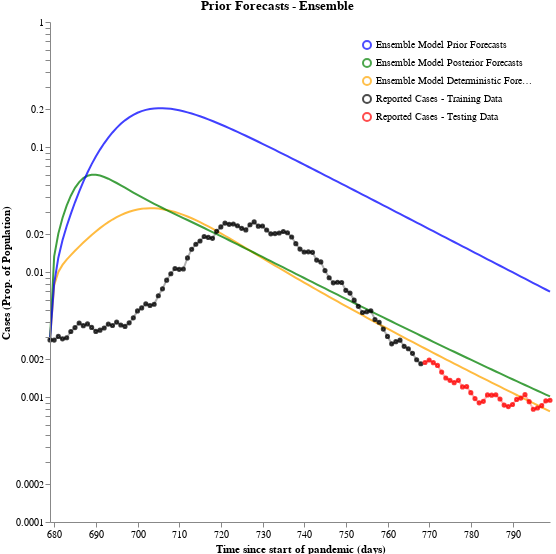

Notebook cell for this chart:
### Code cell
prior = (convert_to_output_format(ensemble_prior_forecasts, all_timepoints, time_unit="days")
            .set_index("timepoint_days")["Cases_sol"]
            .rename("Ensemble Model Prior Forecasts"))
posterior = (convert_to_output_format(ensemble_posterior_forecasts, all_timepoints, time_unit="days")
             .set_index("timepoint_days")["Cases_sol"]
             .rename("Ensemble Model Posterior Forecasts"))
deterministic = (convert_to_output_format(ensemble_deterministic_forecasts, all_timepoints, time_unit="days")
                 .set_index("timepoint_days")["Cases_sol"]
                 .rename("Ensemble Model Deterministic Forecasts"))

#HACK: The next 3 lines are only required because of duplicate index values coming out of convert_to_output
prior = prior[~prior.index.duplicated(keep='first')]
posterior = posterior[~posterior.index.duplicated(keep='first')]
deterministic = deterministic[~deterministic.index.duplicated(keep='first')]

dist_df = pd.concat([prior, posterior, deterministic], axis="columns")

train = pd.Series(train_cases, 
                  index=pd.Index(train_timepoints, name="timepoint_days"), 
                  name="Reported Cases - Training Data")
test = pd.Series(test_cases, 
                 index=pd.Index(test_timepoints, name="timepoint_days"), 
                 name="Reported Cases - Testing Data")
case_df = pd.concat([train, test], axis="columns")

colors = {"Ensemble Model Prior Forecasts": "blue",
          "Ensemble Model Posterior Forecasts": "green",
          "Ensemble Model Deterministic Forecasts": "orange",
          "Reported Cases - Training Data": "black",
          "Reported Cases - Testing Data": "red"}

schema = plot_trajectories("Prior Forecasts - Ensemble", 
                           dist_df,
                            points=case_df,
                            colors=colors
)
plots.save_schema(schema, "_schema.json")
plots.ipy_display(schema)

### Figure 1 — Vega specification as saved in the notebook (floating-point values rounded to 4 significant figures; data arrays with more than 128 entries replaced by an {"elided": "..."} marker saying what was removed)
{"$schema": "https://vega.github.io/schema/vega/v5.json", "axes": [{"name": "x_axis", "orient": "bottom", "scale": "xscale", "title": "Time since start of pandemic (days)", "zindex": 100}, {"name": "y_axis", "orient": "left", "scale": "yscale", "title": "Cases (Prop. of Population)", "zindex": 100}], "data": [{"name": "distributions", "values": {"elided": "363 records"}}, {"name": "traces", "transform": [{"expr": "isValid(datum.value)", "type": "filter"}], "values": []}, {"name": "points", "values": [{"sample_id": 0, "timepoint": 679, "trajectory": "Reported Cases - Training Data", "value": 0.00286}, {"sample_id": 0, "timepoint": 680, "trajectory": "Reported Cases - Training Data", "value": 0.002851}, {"sample_id": 0, "timepoint": 681, "trajectory": "Reported Cases - Training Data", "value": 0.003051}, {"sample_id": 0, "timepoint": 682, "trajectory": "Reported Cases - Training Data", "value": 0.002919}, {"sample_id": 0, "timepoint": 683, "trajectory": "Reported Cases - Training Data", "value": 0.002978}, {"sample_id": 0, "timepoint": 684, "trajectory": "Reported Cases - Training Data", "value": 0.00334}, {"sample_id": 0, "timepoint": 685, "trajectory": "Reported Cases - Training Data", "value": 0.003593}, {"sample_id": 0, "timepoint": 686, "trajectory": "Reported Cases - Training Data", "value": 0.003907}, {"sample_id": 0, "timepoint": 687, "trajectory": "Reported Cases - Training Data", "value": 0.003723}, {"sample_id": 0, "timepoint": 688, "trajectory": "Reported Cases - Training Data", "value": 0.003843}, {"sample_id": 0, "timepoint": 689, "trajectory": "Reported Cases - Training Data", "value": 0.003604}, {"sample_id": 0, "timepoint": 690, "trajectory": "Reported Cases - Training Data", "value": 0.003349}, {"sample_id": 0, "timepoint": 691, "trajectory": "Reported Cases - Training Data", "value": 0.003425}, {"sample_id": 0, "timepoint": 692, "trajectory": "Reported Cases - Training Data", "value": 0.003563}, {"sample_id": 0, "timepoint": 693, "trajectory": "Reported Cases - Training Data", "value": 0.003831}, {"sample_id": 0, "timepoint": 694, "trajectory": "Reported Cases - Training Data", "value": 0.003732}, {"sample_id": 0, "timepoint": 695, "trajectory": "Reported Cases - Training Data", "value": 0.003974}, {"sample_id": 0, "timepoint": 696, "trajectory": "Reported Cases - Training Data", "value": 0.00377}, {"sample_id": 0, "timepoint": 697, "trajectory": "Reported Cases - Training Data", "value": 0.00367}, {"sample_id": 0, "timepoint": 698, "trajectory": "Reported Cases - Training Data", "value": 0.003922}, {"sample_id": 0, "timepoint": 699, "trajectory": "Reported Cases - Training Data", "value": 0.004298}, {"sample_id": 0, "timepoint": 700, "trajectory": "Reported Cases - Training Data", "value": 0.004884}, {"sample_id": 0, "timepoint": 701, "trajectory": "Reported Cases - Training Data", "value": 0.005158}, {"sample_id": 0, "timepoint": 702, "trajectory": "Reported Cases - Training Data", "value": 0.005565}, {"sample_id": 0, "timepoint": 703, "trajectory": "Reported Cases - Training Data", "value": 0.005392}, {"sample_id": 0, "timepoint": 704, "trajectory": "Reported Cases - Training Data", "value": 0.005517}, {"sample_id": 0, "timepoint": 705, "trajectory": "Reported Cases - Training Data", "value": 0.006461}, {"sample_id": 0, "timepoint": 706, "trajectory": "Reported Cases - Training Data", "value": 0.007337}, {"sample_id": 0, "timepoint": 707, "trajectory": "Reported Cases - Training Data", "value": 0.008603}, {"sample_id": 0, "timepoint": 708, "trajectory": "Reported Cases - Training Data", "value": 0.009678}, {"sample_id": 0, "timepoint": 709, "trajectory": "Reported Cases - Training Data", "value": 0.01067}, {"sample_id": 0, "timepoint": 710, "trajectory": "Reported Cases - Training Data", "value": 0.0105}, {"sample_id": 0, "timepoint": 711, "trajectory": "Reported Cases - Training Data", "value": 0.01057}, {"sample_id": 0, "timepoint": 712, "trajectory": "Reported Cases - Training Data", "value": 0.01296}, {"sample_id": 0, "timepoint": 713, "trajectory": "Reported Cases - Training Data", "value": 0.0152}, {"sample_id": 0, "timepoint": 714, "trajectory": "Reported Cases - Training Data", "value": 0.01668}, {"sample_id": 0, "timepoint": 715, "trajectory": "Reported Cases - Training Data", "value": 0.0177}, {"sample_id": 0, "timepoint": 716, "trajectory": "Reported Cases - Training Data", "value": 0.01922}, {"sample_id": 0, "timepoint": 717, "trajectory": "Reported Cases - Training Data", "value": 0.01892}, {"sample_id": 0, "timepoint": 718, "trajectory": "Reported Cases - Training Data", "value": 0.0186}, {"sample_id": 0, "timepoint": 719, "trajectory": "Reported Cases - Training Data", "value": 0.02114}, {"sample_id": 0, "timepoint": 720, "trajectory": "Reported Cases - Training Data", "value": 0.02293}, {"sample_id": 0, "timepoint": 721, "trajectory": "Reported Cases - Training Data", "value": 0.02461}, {"sample_id": 0, "timepoint": 722, "trajectory": "Reported Cases - Training Data", "value": 0.02407}, {"sample_id": 0, "timepoint": 723, "trajectory": "Reported Cases - Training Data", "value": 0.02423}, {"sample_id": 0, "timepoint": 724, "trajectory": "Reported Cases - Training Data", "value": 0.02344}, {"sample_id": 0, "timepoint": 725, "trajectory": "Reported Cases - Training Data", "value": 0.02236}, {"sample_id": 0, "timepoint": 726, "trajectory": "Reported Cases - Training Data", "value": 0.02171}, {"sample_id": 0, "timepoint": 727, "trajectory": "Reported Cases - Training Data", "value": 0.02389}, {"sample_id": 0, "timepoint": 728, "trajectory": "Reported Cases - Training Data", "value": 0.02514}, {"sample_id": 0, "timepoint": 729, "trajectory": "Reported Cases - Training Data", "value": 0.02326}, {"sample_id": 0, "timepoint": 730, "trajectory": "Reported Cases - Training Data", "value": 0.02332}, {"sample_id": 0, "timepoint": 731, "trajectory": "Reported Cases - Training Data", "value": 0.02168}, {"sample_id": 0, "timepoint": 732, "trajectory": "Reported Cases - Training Data", "value": 0.02019}, {"sample_id": 0, "timepoint": 733, "trajectory": "Reported Cases - Training Data", "value": 0.02028}, {"sample_id": 0, "timepoint": 734, "trajectory": "Reported Cases - Training Data", "value": 0.02051}, {"sample_id": 0, "timepoint": 735, "trajectory": "Reported Cases - Training Data", "value": 0.02109}, {"sample_id": 0, "timepoint": 736, "trajectory": "Reported Cases - Training Data", "value": 0.02061}, {"sample_id": 0, "timepoint": 737, "trajectory": "Reported Cases - Training Data", "value": 0.01905}, {"sample_id": 0, "timepoint": 738, "trajectory": "Reported Cases - Training Data", "value": 0.01686}, {"sample_id": 0, "timepoint": 739, "trajectory": "Reported Cases - Training Data", "value": 0.01526}, {"sample_id": 0, "timepoint": 740, "trajectory": "Reported Cases - Training Data", "value": 0.01444}, {"sample_id": 0, "timepoint": 741, "trajectory": "Reported Cases - Training Data", "value": 0.01449}, {"sample_id": 0, "timepoint": 742, "trajectory": "Reported Cases - Training Data", "value": 0.01436}, {"sample_id": 0, "timepoint": 743, "trajectory": "Reported Cases - Training Data", "value": 0.01245}, {"sample_id": 0, "timepoint": 744, "trajectory": "Reported Cases - Training Data", "value": 0.01203}, {"sample_id": 0, "timepoint": 745, "trajectory": "Reported Cases - Training Data", "value": 0.01026}, {"sample_id": 0, "timepoint": 746, "trajectory": "Reported Cases - Training Data", "value": 0.009}, {"sample_id": 0, "timepoint": 747, "trajectory": "Reported Cases - Training Data", "value": 0.008186}, {"sample_id": 0, "timepoint": 748, "trajectory": "Reported Cases - Training Data", "value": 0.00828}, {"sample_id": 0, "timepoint": 749, "trajectory": "Reported Cases - Training Data", "value": 0.008238}, {"sample_id": 0, "timepoint": 750, "trajectory": "Reported Cases - Training Data", "value": 0.007139}, {"sample_id": 0, "timepoint": 751, "trajectory": "Reported Cases - Training Data", "value": 0.006782}, {"sample_id": 0, "timepoint": 752, "trajectory": "Reported Cases - Training Data", "value": 0.005956}, {"sample_id": 0, "timepoint": 753, "trajectory": "Reported Cases - Training Data", "value": 0.00531}, {"sample_id": 0, "timepoint": 754, "trajectory": "Reported Cases - Training Data", "value": 0.004745}, {"sample_id": 0, "timepoint": 755, "trajectory": "Reported Cases - Training Data", "value": 0.004811}, {"sample_id": 0, "timepoint": 756, "trajectory": "Reported Cases - Training Data", "value": 0.004898}, {"sample_id": 0, "timepoint": 757, "trajectory": "Reported Cases - Training Data", "value": 0.00417}, {"sample_id": 0, "timepoint": 758, "trajectory": "Reported Cases - Training Data", "value": 0.00396}, {"sample_id": 0, "timepoint": 759, "trajectory": "Reported Cases - Training Data", "value": 0.003493}, {"sample_id": 0, "timepoint": 760, "trajectory": "Reported Cases - Training Data", "value": 0.00305}, {"sample_id": 0, "timepoint": 761, "trajectory": "Reported Cases - Training Data", "value": 0.002663}, {"sample_id": 0, "timepoint": 762, "trajectory": "Reported Cases - Training Data", "value": 0.002773}, {"sample_id": 0, "timepoint": 763, "trajectory": "Reported Cases - Training Data", "value": 0.002848}, {"sample_id": 0, "timepoint": 764, "trajectory": "Reported Cases - Training Data", "value": 0.002544}, {"sample_id": 0, "timepoint": 765, "trajectory": "Reported Cases - Training Data", "value": 0.002434}, {"sample_id": 0, "timepoint": 766, "trajectory": "Reported Cases - Training Data", "value": 0.002235}, {"sample_id": 0, "timepoint": 767, "trajectory": "Reported Cases - Training Data", "value": 0.001986}, {"sample_id": 0, "timepoint": 768, "trajectory": "Reported Cases - Training Data", "value": 0.001844}, {"sample_id": 0, "timepoint": 769, "trajectory": "Reported Cases - Testing Data", "value": 0.001887}, {"sample_id": 0, "timepoint": 770, "trajectory": "Reported Cases - Testing Data", "value": 0.001976}, {"sample_id": 0, "timepoint": 771, "trajectory": "Reported Cases - Testing Data", "value": 0.001882}, {"sample_id": 0, "timepoint": 772, "trajectory": "Reported Cases - Testing Data", "value": 0.001789}, {"sample_id": 0, "timepoint": 773, "trajectory": "Reported Cases - Testing Data", "value": 0.001582}, {"sample_id": 0, "timepoint": 774, "trajectory": "Reported Cases - Testing Data", "value": 0.00142}, {"sample_id": 0, "timepoint": 775, "trajectory": "Reported Cases - Testing Data", "value": 0.001359}, {"sample_id": 0, "timepoint": 776, "trajectory": "Reported Cases - Testing Data", "value": 0.001303}, {"sample_id": 0, "timepoint": 777, "trajectory": "Reported Cases - Testing Data", "value": 0.001358}, {"sample_id": 0, "timepoint": 778, "trajectory": "Reported Cases - Testing Data", "value": 0.001204}, {"sample_id": 0, "timepoint": 779, "trajectory": "Reported Cases - Testing Data", "value": 0.001211}, {"sample_id": 0, "timepoint": 780, "trajectory": "Reported Cases - Testing Data", "value": 0.001083}, {"sample_id": 0, "timepoint": 781, "trajectory": "Reported Cases - Testing Data", "value": 0.0009712}, {"sample_id": 0, "timepoint": 782, "trajectory": "Reported Cases - Testing Data", "value": 0.0008982}, {"sample_id": 0, "timepoint": 783, "trajectory": "Reported Cases - Testing Data", "value": 0.0009231}, {"sample_id": 0, "timepoint": 784, "trajectory": "Reported Cases - Testing Data", "value": 0.001039}, {"sample_id": 0, "timepoint": 785, "trajectory": "Reported Cases - Testing Data", "value": 0.001035}, {"sample_id": 0, "timepoint": 786, "trajectory": "Reported Cases - Testing Data", "value": 0.001042}, {"sample_id": 0, "timepoint": 787, "trajectory": "Reported Cases - Testing Data", "value": 0.0009643}, {"sample_id": 0, "timepoint": 788, "trajectory": "Reported Cases - Testing Data", "value": 0.0008619}, {"sample_id": 0, "timepoint": 789, "trajectory": "Reported Cases - Testing Data", "value": 0.0008386}, {"sample_id": 0, "timepoint": 790, "trajectory": "Reported Cases - Testing Data", "value": 0.0008709}, {"sample_id": 0, "timepoint": 791, "trajectory": "Reported Cases - Testing Data", "value": 0.000957}, {"sample_id": 0, "timepoint": 792, "trajectory": "Reported Cases - Testing Data", "value": 0.0009805}, {"sample_id": 0, "timepoint": 793, "trajectory": "Reported Cases - Testing Data", "value": 0.001043}, {"sample_id": 0, "timepoint": 794, "trajectory": "Reported Cases - Testing Data", "value": 0.0009183}, {"sample_id": 0, "timepoint": 795, "trajectory": "Reported Cases - Testing Data", "value": 0.0007978}, {"sample_id": 0, "timepoint": 796, "trajectory": "Reported Cases - Testing Data", "value": 0.0008161}, {"sample_id": 0, "timepoint": 797, "trajectory": "Reported Cases - Testing Data", "value": 0.0008521}, {"sample_id": 0, "timepoint": 798, "trajectory": "Reported Cases - Testing Data", "value": 0.0009318}, {"sample_id": 0, "timepoint": 799, "trajectory": "Reported Cases - Testing Data", "value": 0.0009424}]}, {"name": "markers", "values": []}, {"name": "selected", "on": [{"remove": true, "trigger": "clear"}, {"remove": true, "trigger": "!shift"}, {"insert": "clicked", "trigger": "!shift && clicked"}, {"toggle": "clicked", "trigger": "shift && clicked"}]}], "height": 500, "legends": [{"encode": {"labels": {"interactive": true, "name": "legendLabel", "update": {"opacity": [{"test": "!length(data('selected')) || indata('selected', 'value', datum.value)", "value": 1}, {"value": 0.25}]}}, "symbols": {"interactive": true, "name": "legendSymbol", "update": {"fill": {"value": "transparent"}, "opacity": [{"test": "!length(data('selected')) || indata('selected', 'value', datum.value)", "value": 0.7}, {"value": 0.15}], "size": {"value": 64}, "strokeWidth": {"value": 2}}}}, "name": "color_legend", "orient": "top-right", "stroke": "color"}], "marks": [{"from": {"facet": {"data": "points", "groupby": "trajectory", "name": "points_split"}}, "marks": [{"encode": {"hover": {"fillOpacity": {"value": 0.9}}, "update": {"fill": {"field": "trajectory", "scale": "color"}, "fillOpacity": [{"test": "!length(data('selected')) || indata('selected', 'value', datum.trajectory)", "value": 0.5}, {"value": 0.15}], "size": {"value": 10}, "stroke": {"field": "trajectory", "scale": "color"}, "strokeOpacity": [{"test": "!length(data('selected')) || indata('selected', 'value', datum.trajectory)", "value": 0.75}, {"value": 0.15}], "strokeWidth": {"value": 2}, "tooltip": {"field": "value"}, "x": {"field": "timepoint", "scale": "xscale"}, "y": {"field": "value", "scale": "yscale"}}}, "from": {"data": "points_split"}, "name": "_points_symbol", "type": "symbol", "zindex": 3}, {"encode": {"hover": {"fillOpacity": {"value": 0.9}}, "update": {"interpolate": {"value": "linear"}, "stroke": {"field": "trajectory", "scale": "color"}, "strokeOpacity": [{"test": "!length(data('selected')) || indata('selected', 'value', datum.trajectory)", "value": 0.3}, {"value": 0.1}], "strokeWidth": {"value": 2}, "x": {"field": "timepoint", "scale": "xscale"}, "y": {"field": "value", "scale": "yscale"}}}, "from": {"data": "points_split"}, "name": "_points_line", "type": "line", "zindex": 3}], "name": "_points", "type": "group", "zindex": 3}, {"from": {"facet": {"data": "traces", "groupby": "trajectory", "name": "traces_split"}}, "marks": [{"encode": {"hover": {"fillOpacity": {"value": 0.9}}, "update": {"interpolate": {"value": "linear"}, "stroke": {"field": "trajectory", "scale": "color"}, "strokeOpacity": [{"test": "!length(data('selected')) || indata('selected', 'value', datum.trajectory)", "value": 0.75}, {"value": 0.15}], "strokeWidth": {"value": 2}, "x": {"field": "timepoint", "scale": "xscale"}, "y": {"field": "value", "scale": "yscale"}}}, "from": {"data": "traces_split"}, "name": "_traces_lines", "type": "line"}], "name": "_traces", "type": "group", "zindex": 2}, {"from": {"facet": {"data": "distributions", "groupby": "trajectory", "name": "trajectory_split"}}, "marks": [{"encode": {"hover": {"fillOpacity": {"value": 0.9}}, "update": {"fill": {"field": "trajectory", "scale": "color"}, "fillOpacity": [{"test": "!length(data('selected')) || indata('selected', 'value', datum.trajectory)", "value": 0.5}, {"value": 0.15}], "interpolate": {"value": "linear"}, "stroke": {"field": "trajectory", "scale": "color"}, "strokeOpacity": [{"test": "!length(data('selected')) || indata('selected', 'value', datum.trajectory)", "value": 0.75}, {"value": 0.15}], "strokeWidth": {"value": 2}, "x": {"field": "timepoint", "scale": "xscale"}, "y": {"field": "upper", "scale": "yscale"}, "y2": {"field": "lower", "scale": "yscale"}}}, "from": {"data": "trajectory_split"}, "type": "area"}], "name": "_distributions", "type": "group", "zindex": 1}, {"marks": [{"encode": {"enter": {"stroke": {"value": "lightgray"}}, "update": {"opacity": {"value": 1}, "x": {"field": "timepoint", "scale": "xscale"}, "y": {"signal": "height"}, "y2": {"value": 0}}}, "from": {"data": "markers"}, "name": "_marker text", "type": "rule"}, {"encode": {"enter": {"fontSize": {"value": 8}, "text": {"field": "datum.label"}, "y": {"value": 0}}}, "from": {"data": "_marker text"}, "name": "_marker flags", "transform": [{"as": ["x", "_y", "opacity", "align", "baseline"], "lineAnchor": "start", "offset": [1], "size": {"signal": "[width, height]"}, "type": "label"}], "type": "text"}], "name": "_markers", "type": "group"}], "scales": [{"domain": {"fields": [{"data": "distributions", "field": "timepoint"}, {"data": "traces", "field": "timepoint"}, {"data": "points", "field": "timepoint"}, {"data": "markers", "field": "timepoint"}]}, "name": "xscale", "range": "width", "type": "linear", "zero": false}, {"domain": {"fields": [{"data": "distributions", "field": "lower"}, {"data": "distributions", "field": "upper"}, {"data": "traces", "field": "value"}, {"data": "points", "field": "value"}]}, "name": "yscale", "nice": true, "range": "height", "type": "log", "zero": false}, {"domain": ["Ensemble Model Prior Forecasts", "Ensemble Model Posterior Forecasts", "Ensemble Model Deterministic Forecasts", "Reported Cases - Training Data", "Reported Cases - Testing Data"], "name": "color", "range": ["blue", "green", "orange", "black", "red"], "type": "ordinal"}], "signals": [{"name": "clear", "on": [{"events": "mouseup[!event.item]", "force": true, "update": "true"}], "value": true}, {"name": "shift", "on": [{"events": "@legendSymbol:click, @legendLabel:click", "force": true, "update": "event.shiftKey"}], "value": false}, {"name": "clicked", "on": [{"events": "@legendSymbol:click, @legendLabel:click", "force": true, "update": "{value: datum.value}"}], "value": null}], "title": "Prior Forecasts - Ensemble", "width": 500}
